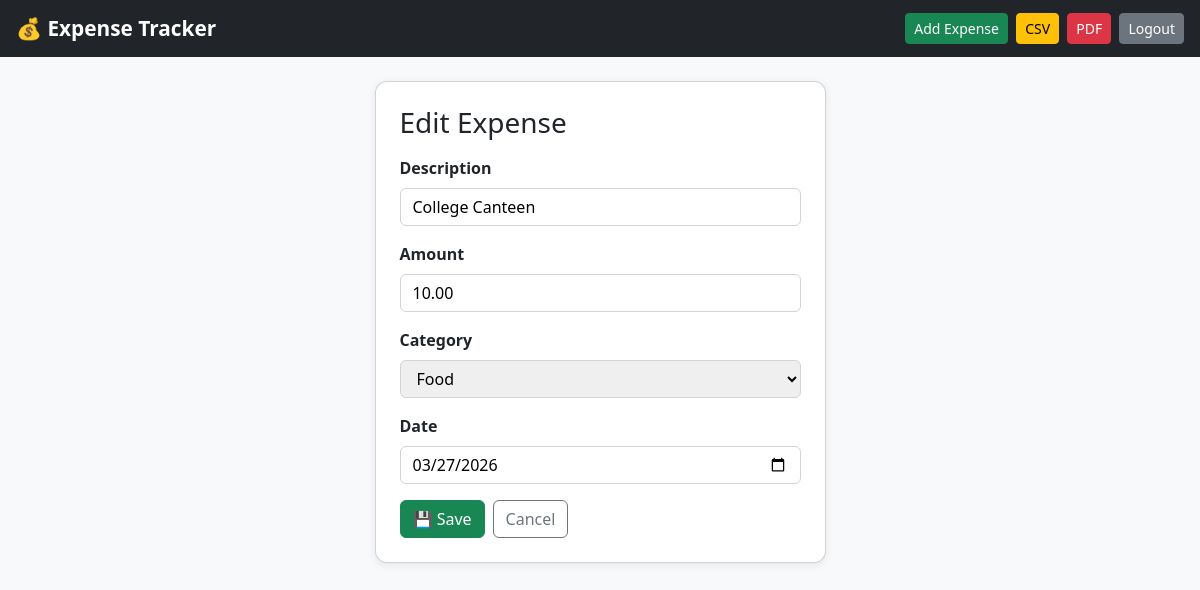
The app's page /edit/1/ (signed in) with its own data.
### expenses/models.py (models this page shows, shortened)
class Expense(models.Model):
    user = models.ForeignKey(User, on_delete=models.CASCADE)
    description = models.CharField(max_length=255)
    amount = models.DecimalField(max_digits=10, decimal_places=2)
    category = models.CharField(max_length=50, choices=CATEGORY_CHOICES, default='Other')
    date = models.DateField()

### expenses/views.py (the view)
# urls.py: path('edit/<int:pk>/', views.edit_expense, name='edit_expense'),
@login_required
def edit_expense(request, pk):
    expense = get_object_or_404(Expense, pk=pk, user=request.user)
    form = ExpenseForm(request.POST or None, instance=expense)
    if form.is_valid():
        form.save()
        return redirect('dashboard')
    return render(request, 'expense_form.html', {'form': form, 'action': 'Edit'})

### expenses/forms.py
class ExpenseForm(forms.ModelForm):
    class Meta:
        model = Expense
        fields = ['description', 'amount', 'category', 'date']
        widgets = {
            'date': forms.DateInput(attrs={'type': 'date'}),
            'description': forms.TextInput(attrs={'placeholder': 'e.g. Pizza, Uber, Amazon...'}),
        }

### expenses/templates/expense_form.html (shortened to what this page needs)
{% extends 'base.html' %}
{% block content %}
<div class="row justify-content-center mt-4">
  <div class="col-md-5">
    <div class="card p-4">
      <h3 class="mb-3">{{ action }} Expense</h3>
      <form method="post">
        {% for field in form %}
          <div class="mb-3">
            <label class="form-label fw-semibold">{{ field.label }}</label>
            {{ field }}
          </div>
        {% endfor %}
        <div class="d-flex gap-2">
          <button class="btn btn-success" type="submit">💾 Save</button>
          <a href="/" class="btn btn-outline-secondary">Cancel</a>
        </div>
      </form>
    </div>
  </div>
</div>
{% endblock %}

### expenses/templates/base.html (style rules this page uses)
body { background: #f8f9fa; }
.card { border-radius: 12px; box-shadow: 0 2px 8px rgba(0,0,0,0.08); }

### expenses/templates/expense_form.html (style rules this page uses)
input, select { display: block; width: 100%; padding: .375rem .75rem; border: 1px solid #ced4da; border-radius: .375rem; font-size: 1rem; }

### records on screen
Expense: form "College Canteen" "10.00" "Food" "03/27/2026"

### other values on screen
{{ action }} "Edit"
{{ field.label }} "Description" "Amount" "Category" "Date"
